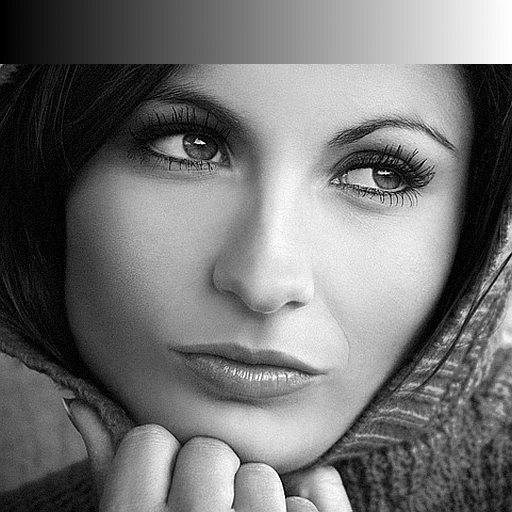
%> input picture Lab_1/FC_PROY1/imagen.png, 512 x 512 px
$ octave lab_1_2.m   (GNU Octave 9; MATLAB toolbox functions it lacks are replaced by stand-ins)
%> lines starting %> are read from the running program, lines starting %| are printed output that depends on the picture
% ============================

% LABORATORIO 1 - FOTOGRAFÍA COMPUTACIONAL
% Autor 1: [FLORES FLORES, DANIEL JAVIER]
% Autor 2: [LILLO RAMIREZ, LUCAS]

% ============================


% ===== Ordered dithering =====
clear;clc;
im = imread('FC_PROY1/imagen.png');
%> im is the input picture: size 512x512 uint8; min 0, max 255, mean 115
im = im2double(im);
%> im: size 512x512 double
im2 = im;


%Creamos la imagen random
imrandom = rand(size(im));
%Hacemos la comparativa de la imagen igual que en el apartado 1 luego al
%final del punto 2 nos damos cuenta que es bastante erroneo y lo mejoramos
im(im>=imrandom) = 1;
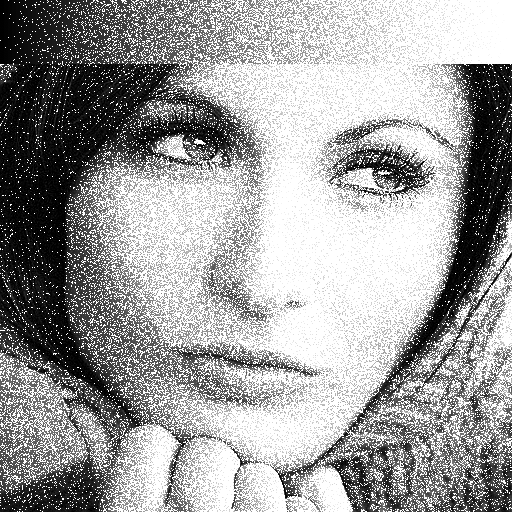
%> im: size 512x512 double; min 0, max 1, mean 0.616
im(im<imrandom) = 0;
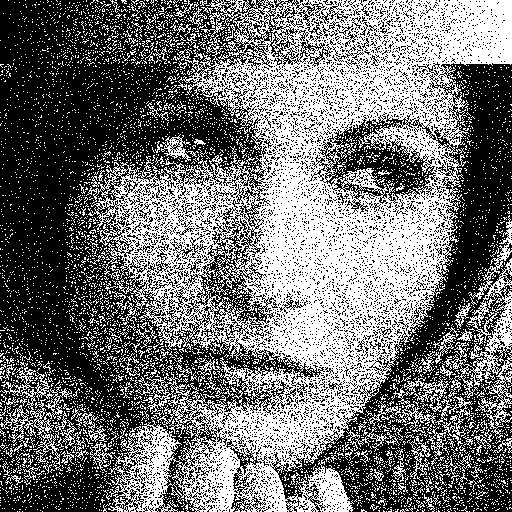
%> im: size 512x512 double; values 0 (black) and 1 (white), 45.1% white in thin lines or dots
figure
imshow(im2);
title("Imagen.png");
figure
imshow(im);
title("Imagen.rng");
std2(im2-im);
%Algoritmo de dithering ordenado

function R = dord(n)
%> called with n = 3
    M = 0;
    Y = 1;
    for i = 1:n
        Y=Y/4;
        M = [M, M+2*Y,
            M+3*Y, M+Y];
    end
    R = (M + Y/2);
end
im3 = im2;
A = repmat(dord(3),size(im3)/8);
im3(im3>=A) = 1;
im3(im3<A) = 0;
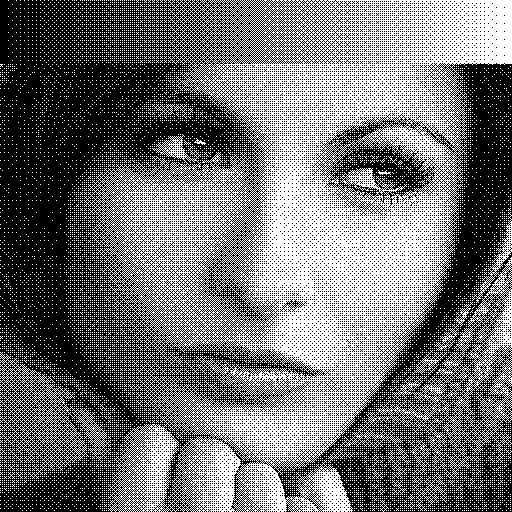
%> im3: size 512x512 double; values 0 (black) and 1 (white), 45.1% white in thin lines or dots
figure
imshow(im3);
title("Dithering Ordenado");
figure
zona_ojo = im3(110:220, 320:440);
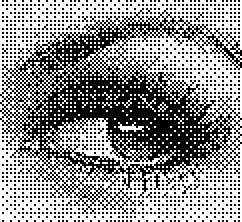
%> zona_ojo: size 111x121 double (shown 2 times larger); values 0 (black) and 1 (white), 56.4% white; black in thin lines or dots
imshow(zona_ojo);
title('Zona del ojo');

std2(im2-im3);

im4 = im2;
M = repmat(dord(2),size(im4)/4);
im4(im4>=M) = 1;
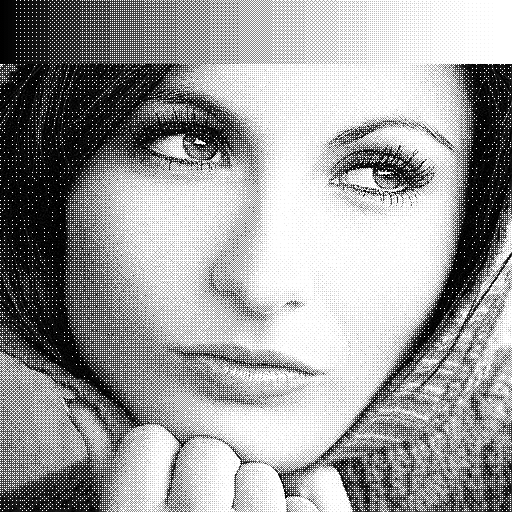
%> im4: size 512x512 double; min 0, max 1, mean 0.616; mean of the top-left, top-right, bottom-left and bottom-right quarters 0.418, 0.773, 0.561, 0.711
im4(im4<M) = 0;
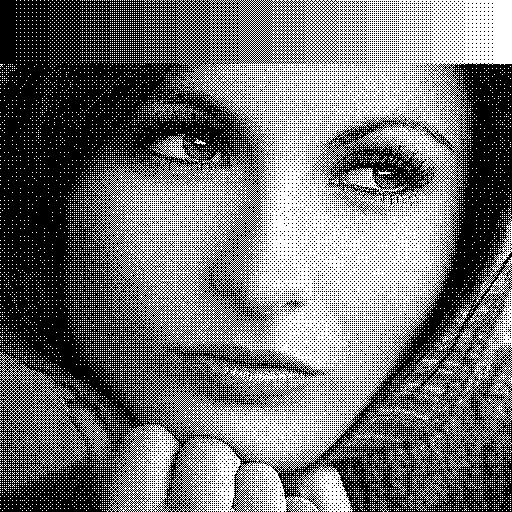
%> im4: size 512x512 double; values 0 (black) and 1 (white), 45.1% white in thin lines or dots
figure
zonagrises = im4(1:60, :);
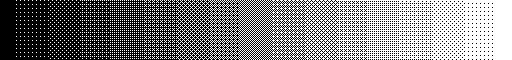
%> zonagrises: size 60x512 double; values 0 (black) and 1 (white), 50% white in thin lines or dots
imshow(zonagrises);
title("EscalaGrises 4x4");

%Ruido azul
%> (the run ends here)
